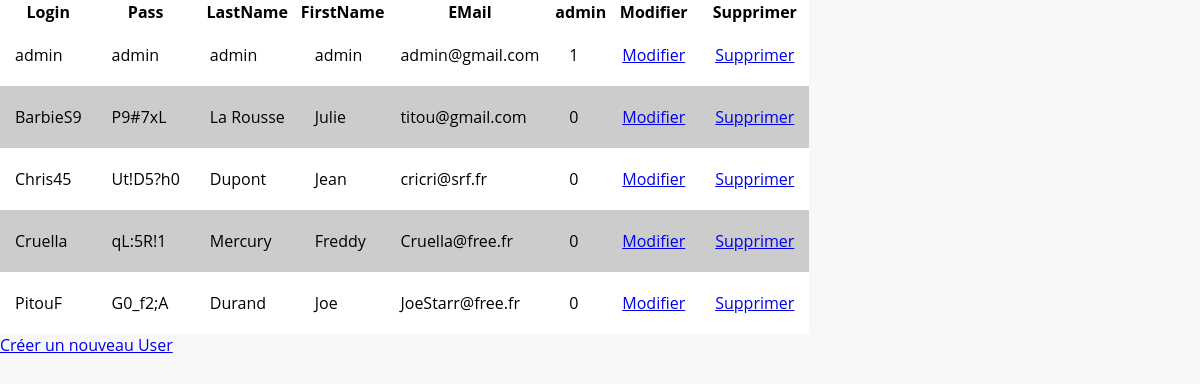
The app's page /CRUD/User/User_read.php with its own data.
### tables this page shows
CREATE TABLE `USER` (
  `Login` char(30) NOT NULL,
  `Pass` char(15) NOT NULL,
  `LastName` char(30) DEFAULT NULL,
  `FirstName` char(30) DEFAULT NULL,
  `EMail` char(50) NOT NULL,
  `admin` tinyint(1) NOT NULL DEFAULT '0'
);

### CRUD/User/User_read.php (the view)
<?php
		include '../includes/Connect_PDO.php';
	    $query = "SELECT * FROM USER ORDER BY Login ASC;";
	    try {
	      $bdPdo_select = $bdPdo->prepare($query);
	      $bdPdo_select->execute();
	      $NbreData = $bdPdo_select->rowCount();
	      $rowAll = $bdPdo_select->fetchAll();
	    }
	    catch (PDOException $e) {
	      echo 'Erreur SQL : '. $e->getMessage().'<br/>';
	      die();
	    }
	    if ($NbreData != 0) {
?>
<?php include '../includes/Head.php'; ?>
<body>
	<table>
		<thead>
		  <tr>
		      <th>Login</th>
		      <th>Pass</th>
		      <th>LastName</th>
		      <th>FirstName</th>
		      <th>EMail</th>
		      <th>admin</th>
		      <th>Modifier</th>
		      <th>Supprimer</th>
		  </tr>
		</thead>
		<tbody>
		<?php
		  foreach ($rowAll as $row) {
		?>
			<tr>
			  <td><?php echo $row['Login']; ?></td>
			  <td><?php echo $row['Pass']; ?></td>
			  <td><?php echo $row['LastName']; ?></td>
			  <td><?php echo $row['FirstName']; ?></td>
			  <td><?php echo $row['EMail']; ?></td>
			  <td><?php echo $row['admin']; ?></td>
			  <td><a href="User_edit.php?id=<?php echo $row['Login'] ?>">Modifier</a></td>
			  <td><a href="User_delete.php?Login=<?php echo $row['Login'] ?>">Supprimer</a></td>
			</tr>
		<?php
		  }
		?>
		</tbody>
	</table>
	<?php
	}
	else {
	  echo "Il n'y a aucun user enregistré.";
	}
	?>
	<a href="User_insert.php">Créer un nouveau User</a>
</body>
</html>

### assets/css/general.css (style rules this page uses)
body { font-family: 'Open Sans', sans-serif; margin: 0px; background-color: #F8F8F8; background-attachment:fixed; background-size: cover; }
a { grid-column: 1/12; width: 100%; }
tr:nth-child(even) { background: #CCC; }
tr:nth-child(odd) { background: #FFF; }
tr { border-top: 1px; border-top-style: none; border-color: black; border-width: 1px; }
td { padding: 20px 15px; }
table { border-collapse: collapse; }

### records on screen
user: Login "admin", Pass "admin", LastName "admin", FirstName "admin", EMail "admin@gmail.com", admin "1"
user: Login "BarbieS9", Pass "P9#7xL", LastName "La Rousse", FirstName "Julie", EMail "titou@gmail.com", admin "0"
user: Login "Chris45", Pass "Ut!D5?h0", LastName "Dupont", FirstName "Jean", EMail "cricri@srf.fr", admin "0"
user: Login "Cruella", Pass "qL:5R!1", LastName "Mercury", FirstName "Freddy", EMail "Cruella@free.fr", admin "0"
user: Login "PitouF", Pass "G0_f2;A", LastName "Durand", FirstName "Joe", EMail "JoeStarr@free.fr", admin "0"
